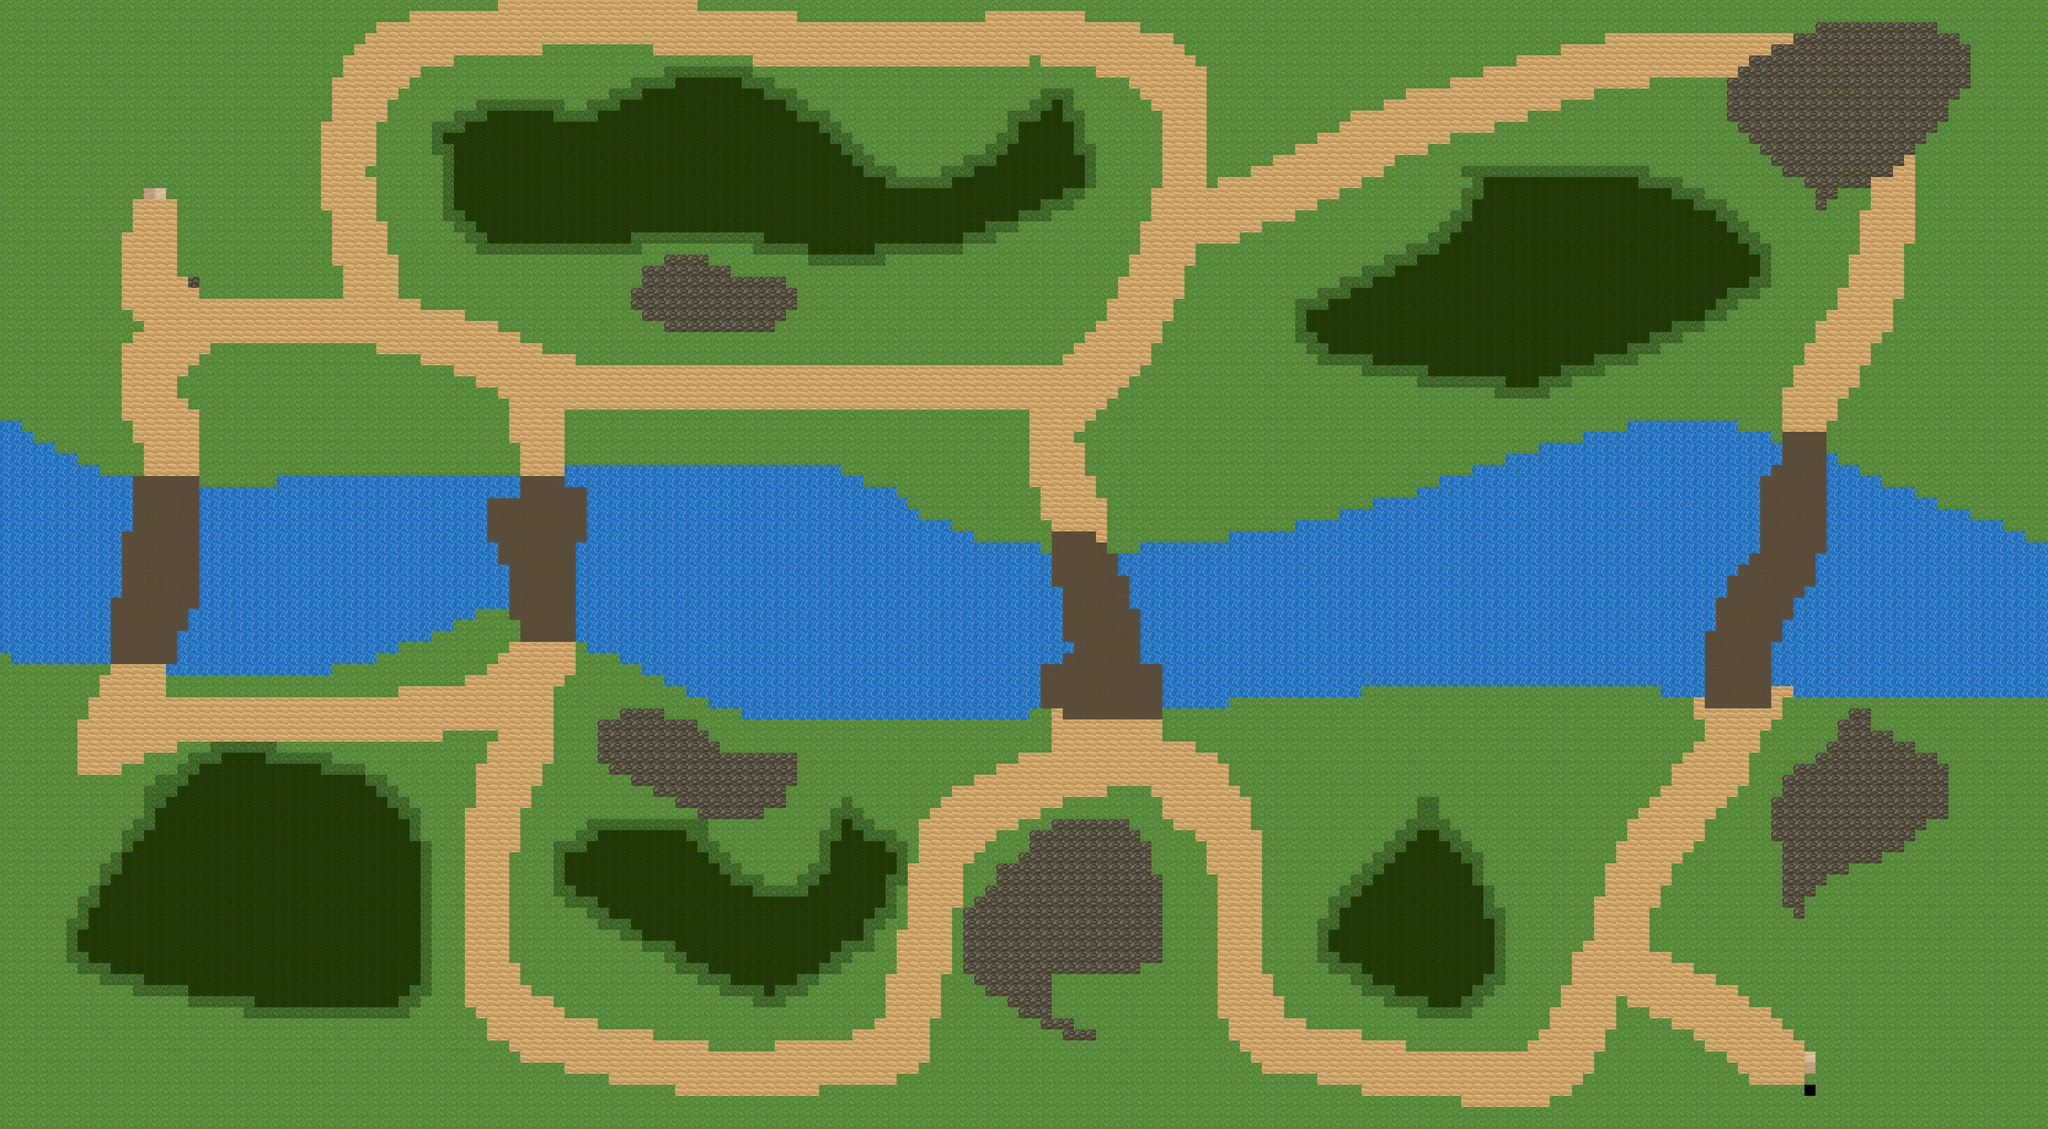

This game map was drawn from its Tiled (.tmx) file and the tilesets committed beside it. A one-line description and the trimmed map source follow:
An orthogonal 185x102 tile map with 32x32 px tiles, 1 tile layer (Tile Layer 1).

<map version="1.8" tiledversion="1.8.1" orientation="orthogonal" renderorder="right-down" width="185" height="102" tilewidth="32" tileheight="32" infinite="0" nextlayerid="2" nextobjectid="1">
 <tileset firstgid="1" source="Tiles1.tsx" />
 <layer id="1" name="Tile Layer 1" width="185" height="102">
  <data>[18870 cells, 18870 non-empty, 11 distinct tile ids]</data>
 </layer>
</map>
